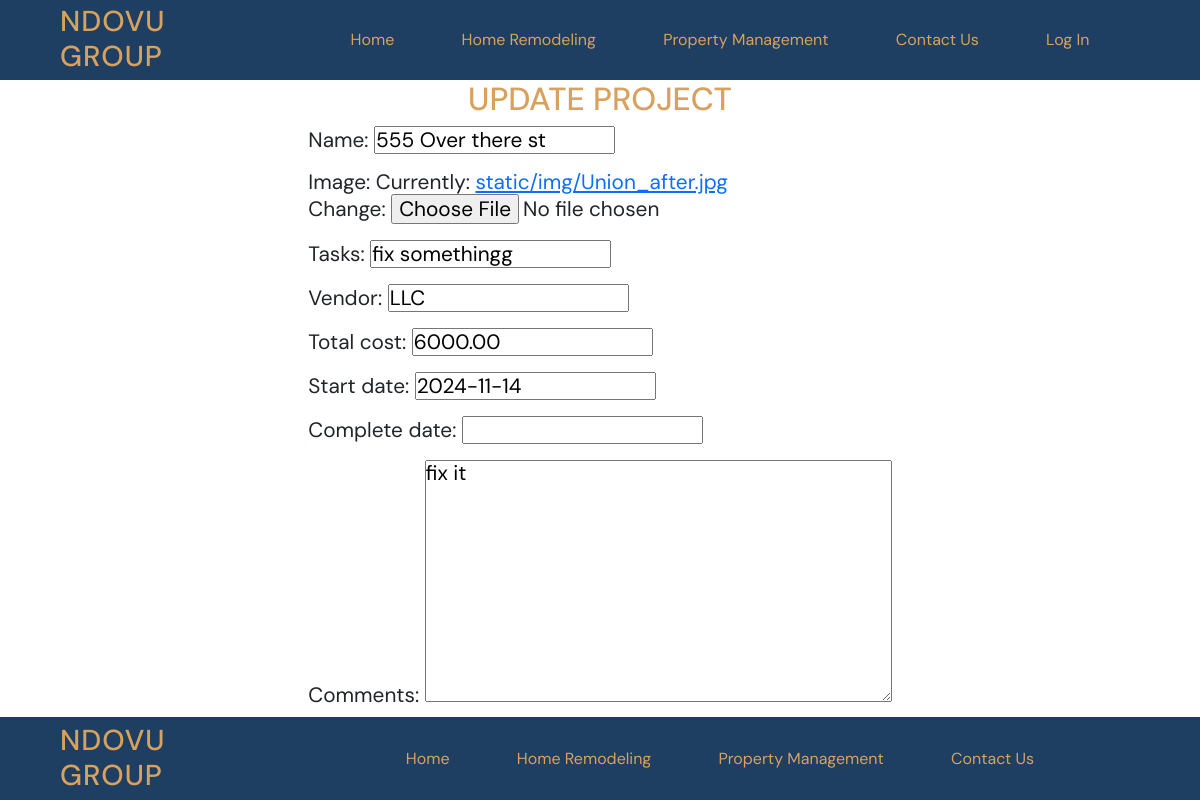
Page /projects/1/update/ on the earlier database version.
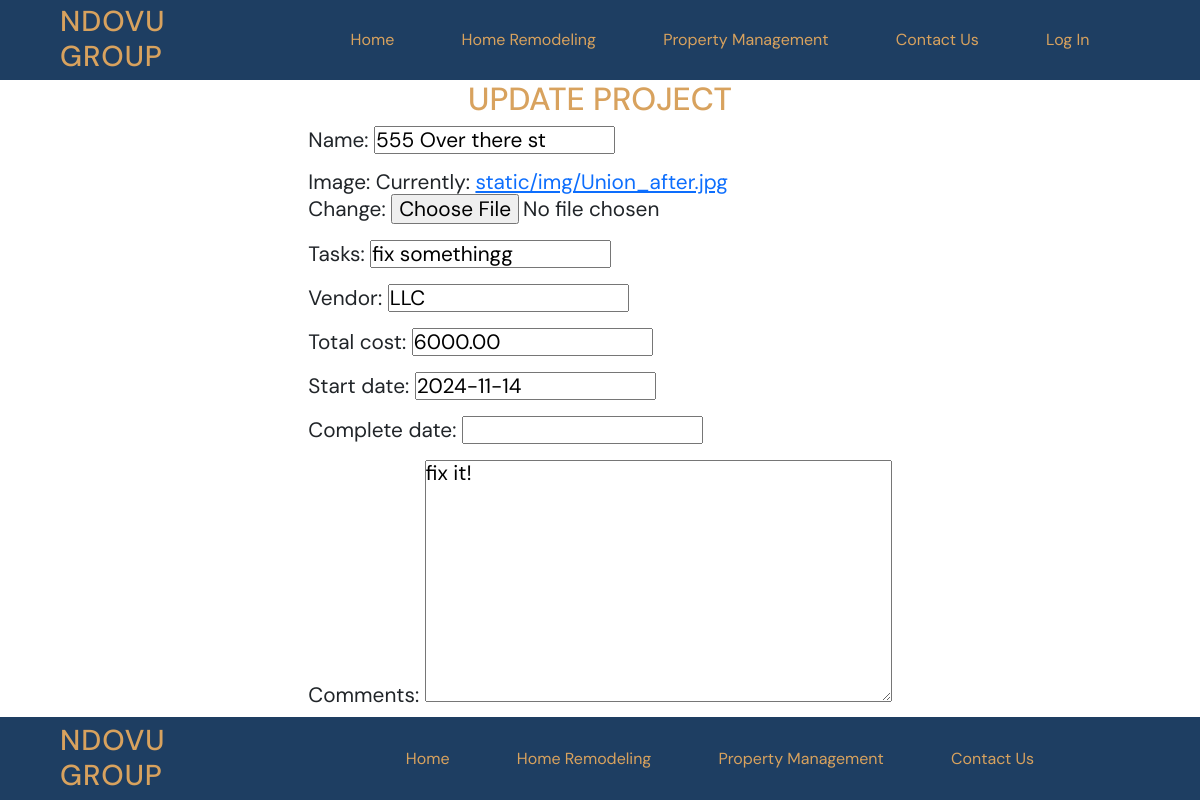
Same page on the later database version.
### projects/models.py (models this page shows, shortened)
class Project(models.Model):
    name = models.CharField(max_length=128)
    image = models.ImageField(upload_to="static/img")
    tasks = models.CharField(max_length=200)
    vendor = models.CharField(max_length=50)
    total_cost = MoneyField(max_digits=14, decimal_places=2, default_currency='USD')
    comments = models.TextField()
    start_date = models.DateField(null=True, blank=True)
    complete_date = models.DateField(null=True, blank=True)

### projects/views.py (the view)
# urls.py: path("<int:pk>/update/", views.ProjectUpdateView.as_view(), name="update"),
class ProjectUpdateView(UpdateView): #update current records
        template_name = "projects/update_project.html"
        model = Project
        fields = ["name", "image", "tasks", "vendor", "total_cost", "start_date", "complete_date", "comments" ]

### templates/projects/update_project.html (shortened to what this page needs)
{% extends 'base.html' %}
{% block content%}
<h1>Update Project</h1>
<section class="center-row">
<form method="POST" enctype="multipart/form-data">
    {{ form.as_p }}
    </form>
    </section>
{% endblock content%}

Differences in the rows shown:
changed Project "555 Over there st": comments "fix it" → "fix it!"
